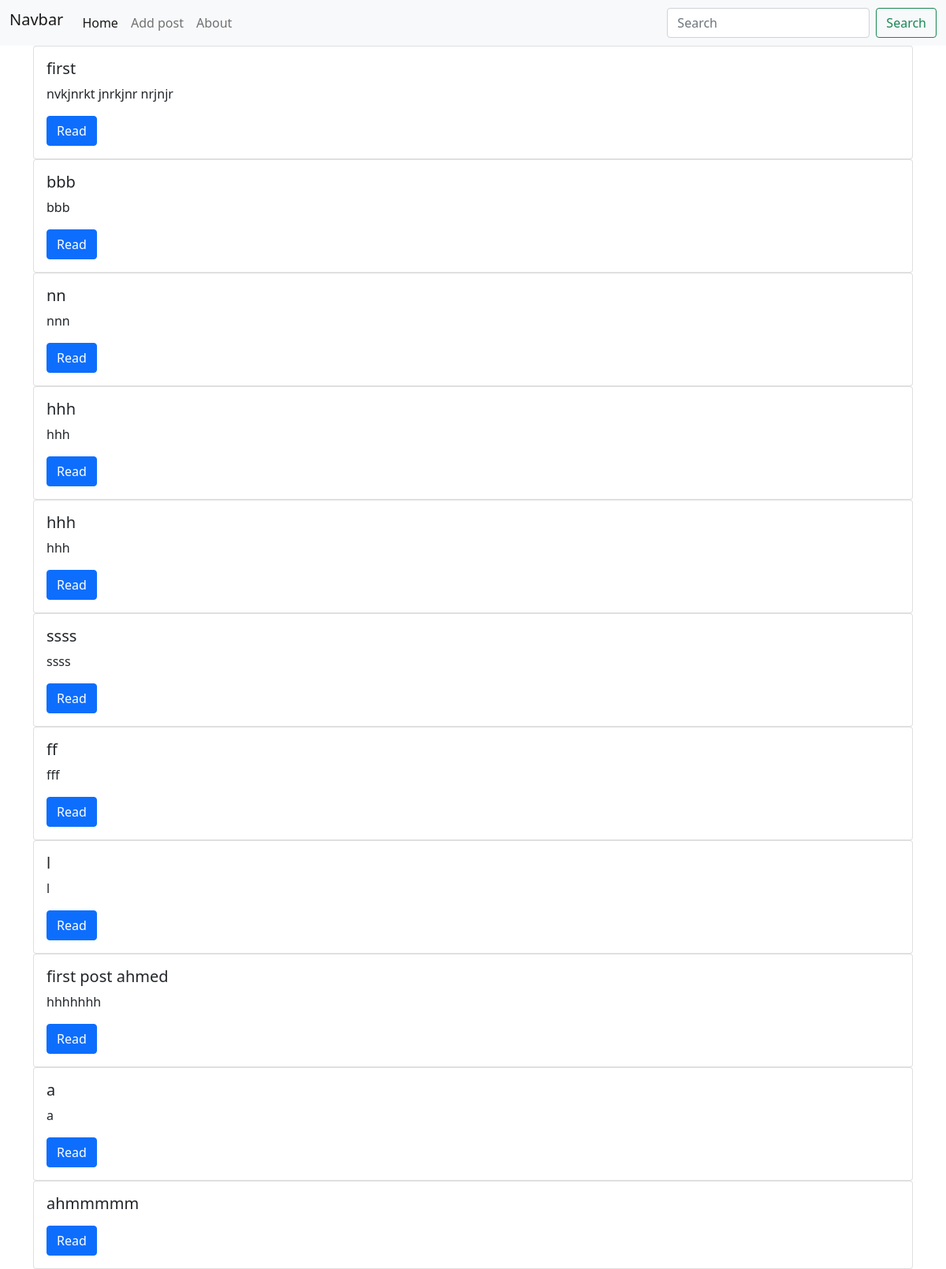
The page / on the database its author committed.
### tables this page shows
CREATE TABLE `posts` (
  `id` int(100) NOT NULL,
  `title` varchar(255) NOT NULL,
  `content` longtext NOT NULL
);

### index.php (the view)
<?php require_once ('include/nav.php') ?>
<?php require_once ('include/connect.php') ?>
<?Php
if(isset($_POST['m'])){
  include('include/search.php');
}
else{
    $dd= "select * from posts";
    $result=mysqli_query($conn,$dd);
  while($row= mysqli_fetch_assoc($result)){?>
  <div class="container">
    <div class="row">
      <div class="col">
        <div class="card">
              <div class="card-body">
                <h5 class="card-title"><?php echo $row['title'] ?></h5>
                <p class="card-text"><?php echo $row['content'] ?></p>
                <a href="post.php?id= <?php echo $row['id'];    ?>" class="btn btn-primary">Read</a>
              </div>
          </div>
      </div>
    </div>
  </div>
<?php
  }}
?>
<?php require_once ('include/foot.php') ?>

### include/nav.php (shortened to what this page needs)
<!doctype html>
<html lang="en">
  <head>
    <link href="https://cdn.jsdelivr.net/npm/bootstrap@5.1.3/dist/css/bootstrap.min.css" rel="stylesheet">
  </head>
  <body>
  <nav class="navbar navbar-expand-lg navbar-light bg-light">
  <div class="container-fluid">
    <h2 class="navbar-brand" href="#">Navbar</h2>
    <div class="collapse navbar-collapse" id="navbarSupportedContent">
      <ul class="navbar-nav me-auto mb-2 mb-lg-0">
        <li class="nav-item">
          <a class="nav-link active" aria-current="page" href="index.php">Home</a>
        </li>
        <li class="nav-item">
          <a class="nav-link" href="new.php">Add post</a>
        </li>
        <li class="nav-item">
          <a class="nav-link" href="#">About</a>
        </li>
      </ul>
      <form class="d-flex" action="index.php" method="POST">
        <input class="form-control me-2" type="search" placeholder="Search" aria-label="Search" name="inputSearch">
        <button class="btn btn-outline-success" type="submit" name="m" >Search</button>
      </form>
    </div>
  </div>
</nav>

### include/foot.php (shortened to what this page needs)
</body>
</html>

### rows shown on the page
posts: title "first", content "nvkjnrkt jnrkjnr nrjnjr"
posts: title "bbb", content "bbb"
posts: title "nn", content "nnn"
posts: title "hhh", content "hhh"
posts: title "hhh", content "hhh"
posts: title "ssss", content "ssss"
posts: title "ff", content "fff"
posts: title "l", content "l"
posts: title "first post ahmed", content "hhhhhhh"
posts: title "a", content "a"
posts: title "ahmmmmm"
